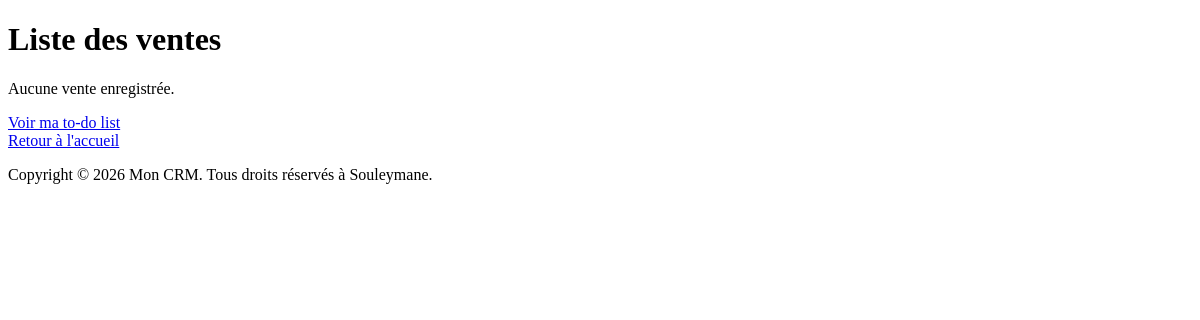
Before: /list_ventes/ with the older database file.
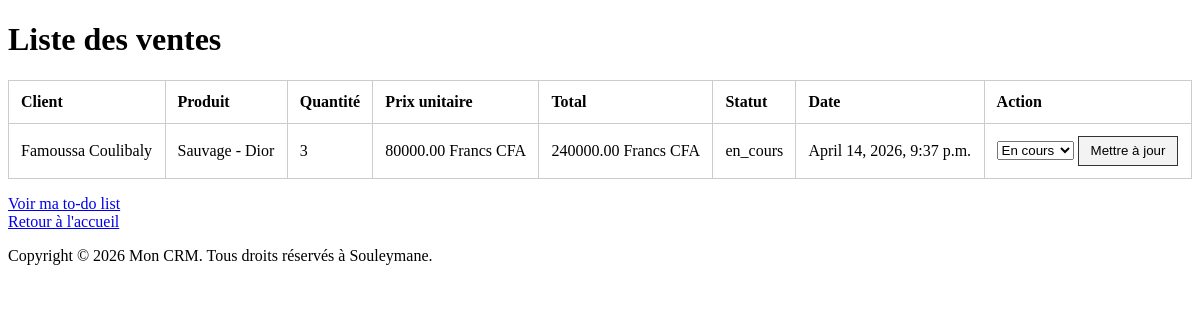
After: the same page with the newer database file.
### LE_CRM/models.py (models this page shows, shortened)
class Vente(models.Model):
    client = models.ForeignKey(client, on_delete=models.CASCADE, verbose_name="Client")
    produit = models.ForeignKey(Produit, on_delete=models.CASCADE, verbose_name="Produit")
    quantite = models.PositiveIntegerField(default=1, verbose_name="Quantité")
    prix_unitaire = models.DecimalField(max_digits=10, decimal_places=2, validators=[MinValueValidator(0)], verbose_name="Prix unitaire")
    total = models.DecimalField(max_digits=10, decimal_places=2, validators=[MinValueValidator(0)], editable=False, verbose_name="Total de la vente")
    date_vente = models.DateTimeField(default=timezone.now, verbose_name="Date de vente")
    statut_choix = [
        ('en_cours', 'En cours'),
        ('terminée', 'Terminée'),
        ('annulée', 'Annulée'),
    ]
    statut = models.CharField(max_length=20, choices=statut_choix, default='en_cours', verbose_name="Statut")
    class Meta:
        verbose_name = "Vente"
        verbose_name_plural = "Ventes"
        ordering = ['-date_vente']

class client(models.Model):
    nom = models.CharField(max_length=100, verbose_name="Nom")
    prenom = models.CharField(max_length=100, verbose_name="Prénom")
    sexe = models.CharField(max_length=1, choices=[('M', 'Masculin'), ('F', 'Féminin')], verbose_name="Sexe")
    email = models.EmailField(verbose_name="Email")
    telephone = models.CharField(max_length=12, verbose_name="Téléphone")
    adresse = models.CharField(max_length=200, verbose_name="Adresse")
    description = models.TextField(default="vide", verbose_name="Description")
    date_enregistrement = models.DateTimeField(
        default=timezone.now,
        verbose_name="Date d'enregistrement"
    )
    actif = models.BooleanField(default=True, verbose_name="Actif")
    class Meta:
        verbose_name = "Client"
        verbose_name_plural = "Clients"
        ordering = ['prenom',"nom"]
        unique_together = ('telephone', 'email')
    def __str__(self):
        return f"{self.prenom} {self.nom}"

class Produit(models.Model):
    nom = models.CharField(max_length=100, verbose_name="Nom du produit")
    marque = models.CharField(max_length=100, verbose_name="Marque")
    catégorie = models.ForeignKey(Catégorie, on_delete=models.CASCADE)
    prix = models.DecimalField(max_digits=10, decimal_places=2, validators=[MinValueValidator(0)])
    description = models.TextField(blank=True, verbose_name="Description")
    date_ajout = models.DateTimeField(default=timezone.now, verbose_name="Date d'ajout")
    stock = models.PositiveIntegerField(default=0, verbose_name="Stock disponible")
    image = models.ImageField(upload_to='produits/', blank=True, null=True, verbose_name="Image du produit")
    actif = models.BooleanField(default=True, verbose_name="Actif")
    class Meta:
        verbose_name = "Produit"
        verbose_name_plural = "Produits"
        ordering = ['nom']
    def __str__(self):
        return f"{self.nom} - {self.marque}"

### LE_CRM/views.py (the view)
# urls.py: path('list_ventes/', liste_ventes, name='liste_ventes'),
def liste_ventes(request):
    ventes = Vente.objects.select_related('client', 'produit').all()
    return render(request, 'list_ventes.html', context={'ventes': ventes})

### CRM/templates/list_ventes.html (shortened to what this page needs)
{% extends "base.html" %}
{% block content %}
    <h1>Liste des ventes</h1>
    {% if ventes %}
        <table>
            <thead>
                <tr>
                    <th>Client</th>
                    <th>Produit</th>
                    <th>Quantité</th>
                    <th>Prix unitaire</th>
                    <th>Total</th>
                    <th>Statut</th>
                    <th>Date</th>
                    <th>Action</th>
                </tr>
            </thead>
            <tbody>
                {% for vente in ventes %}
                    <tr>
                        <td>{{ vente.client }}</td>
                        <td>{{ vente.produit }}</td>
                        <td>{{ vente.quantite }}</td>
                        <td>{{ vente.prix_unitaire }} Francs CFA</td>
                        <td>{{ vente.total }} Francs CFA</td>
                        <td>{{ vente.statut }}</td>
                        <td>{{ vente.date_vente }}</td>
                        <td>
                            <form method="post" action="{% url 'changer_statut_vente' vente.id %}">
                                <select name="statut">
                                    <option value="en_cours" {% if vente.statut == 'en_cours' %}selected{% endif %}>En cours</option>
                                </select>
                                <button type="submit">Mettre à jour</button>
                            </form>
                        </td>
                    </tr>
                {% endfor %}
            </tbody>
        </table>
    {% else %}
        <p>Aucune vente enregistrée.</p>
    {% endif %}
    <a href="/todo/">Voir ma to-do list</a><br>
    <a href="/">Retour à l'accueil</a>
{% endblock %}

### CRM/templates/base.html (shortened to what this page needs)
<!DOCTYPE html>
<html lang="en">
<head>
</head>
<body>
    {% block content %}
    {% endblock %}
    <footer>
        <p>Copyright © 2026 Mon CRM. Tous droits réservés à Souleymane.</p>
    </footer>
</body>
</html>

### CRM/templates/base.html (style rules this page uses)
table { width: 100%; border-collapse: collapse; margin-bottom: 1rem; }
th, td { padding: 0.75rem; border: 1px solid #ccc; text-align: left; }
button { padding: 0.4rem 0.75rem; border: 1px solid #333; background-color: #f3f3f3; cursor: pointer; }

Changed rows visible on the page:
added Vente: client "Famoussa Coulibaly", produit "Sauvage - Dior", quantite "3", prix_unitaire "80000.00", total "240000.00", statut "en_cours", date_vente "April 14, 2026, 9:37 p.m.", statut "En cours"
Other visible differences:
text no longer shown: "Aucune vente enregistrée."
text now shown: "Client Produit Quantité Prix unitaire Total Statut Date Action"
